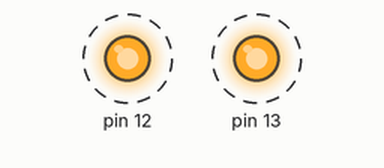
Simulated run of this sketch. Board: Arduino Uno, built with avr-gcc and run on an emulated ATmega328P. Parts: output pins drawn as LEDs (lit = HIGH). Dashed ring = blinking.

Above: at 0.14 s.
Timing chart, 0 to 3.0 s (numbered marks = the images above):
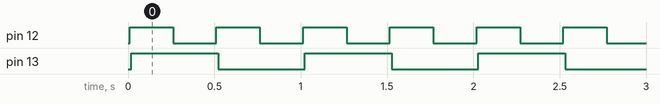

Measured:
- by itself, pin 12: alternates HIGH for 0.25 s and LOW for 0.25 s
- by itself, pin 13: alternates HIGH for 0.50 s and LOW for 0.50 s
- by itself, everything shown: repeats every 1.0 s, in 4 steps

The sketch:

multi_tasking_exemple.ino
```cpp
//
//   Co-operative multitasking framework tutorial code
//   (c)Russell Bull 2010. Free for any use.
//   Code built for a Mega168 @ 16MHz
//
//   flash two outputs (PORTB.4,PORTB.5) at different speeds - blinky#2.
//

#include <avr/io.h>
#include <avr/interrupt.h>
#include <avr/pgmspace.h>

void init_devices(void);
void timer0_init(void);
void reset_task(char tsk);
void set_task(char tsk);
void task_dispatch(void);
void task0(void);
void task1(void);
void task2(void);
void task3(void);
void task4(void);
void task5(void);
void task6(void);
void task7(void);

#define NUM_TASKS 8
char task_bits = 0;  /* lsb is hi priority task */
volatile char tick_flag = 0;    /* if non-zero, a tick has elapsed */
unsigned int task_timers[NUM_TASKS]={0,0,0,0,0,0,0,0};                  /* init the timers to 0 on startup */
static const PROGMEM char bit_mask[]={1,2,4,8,16,32,64,128};            /* value -> bit mask xlate table */

int main(void)
{

  init_devices();
//
//   start at least one task here
//
set_task(7);   //task7 runs
set_task(6);   //task6 runs

//      main loop

  while(1)
    {
    if (tick_flag)
      {
      tick_flag = 0;
     task_dispatch();              // well....
     }
   }
  return 0;
}
//
//   a task gets dispatched on every tick_flag tick (10ms)
//
void task_dispatch(void)
{
  /* scan the task bits for an active task and execute it */

  char task;


/* take care of the task timers. if the value ==0 skip it
   else decrement it. If it decrements to zero, activate the task associated with it */

  task=0;
  while (task < NUM_TASKS )
    {
    if (task_timers[task])
      {
        task_timers[task]--;            /* dec the timer */
      if (task_timers[task] == 0 )
            {
          set_task(task); /* if ==0 activate the task bit */
         }
      }
    task++;
    }

  task = 0; /* start at the most significant task */
  while (task <= NUM_TASKS )
    {
     if ((task_bits & pgm_read_byte(&bit_mask[task])))
           {
           break; /* if activate task found..*/
         }
      task++;         /* else try the next one */
    }
  switch(task)            /* if task bit is active..execute the task */
    {
    case 0:
      task0();
      break;
    case 1:
      task1();
      break;
    case 2:
      task2();
      break;
    case 3:
      task3();
      break;
    case 4:
      task4();
      break;
    case 5:
      task5();
      break;
    case 6:
      task6();
      break;
    case 7:
      task7();
      break;
    default:
      break;                  /* no task was active!! */
    }
}

// enable a task for execution
void set_task(char tsk)
{
  task_bits |= pgm_read_byte(&bit_mask[tsk]);       /* sets a task bit */
}
// disable a task from executing
void reset_task(char tsk)
{
  task_bits &= (~pgm_read_byte(&bit_mask[tsk]));  /* resets a task bit */
}

void task0(void)
{
  reset_task(0);
}
void task1(void)
{
  reset_task(1);
}
void task2(void)
{
  reset_task(2);
}
void task3(void)
{
  reset_task(3);
}
void task4(void)
{
  reset_task(4);
}
void task5(void)
{
  reset_task(5);
}
//
//   flash PORTB.4 at 2hz
//
void task6(void)
{
PORTB ^= (1<<4);
task_timers[6] = 25;      //every 250ms
reset_task(6);
}
//
//   flash PORTB.5 at 1hz
//
void task7(void)
{
PORTB ^= (1<<5);
task_timers[7] = 50;      //every 500ms
reset_task(7);
}
//call this routine to initialize all peripherals
void init_devices(void)
{
 //stop errant interrupts until set up
 cli(); //disable all interrupts


 DDRB = 0x30;   //port 4 & 5 as outputs

 timer0_init();

 MCUCR = 0x00;
 EICRA = 0x00; //extended ext ints
 EIMSK = 0x00;

 TIMSK0 = 0x02; //timer 0 interrupt sources

 PRR = 0x00; //power controller
 sei(); //re-enable interrupts
 //all peripherals are now initialized
}
//TIMER0 initialize - prescale:1024
// WGM: CTC
// desired value: 10mSec
// actual value: 10.048mSec (-0.5%)
void timer0_init(void)
{
 TCCR0B = 0x00; //stop
 TCNT0 = 0x00; //set count
 TCCR0A = 0x02;   //CTC mode
 OCR0A = 0x9C;
 TCCR0B = 0x05; //start timer
}

ISR(TIMER0_COMPA_vect)
{
 //TIMER0 has overflowed
    tick_flag = 1;
}
```
